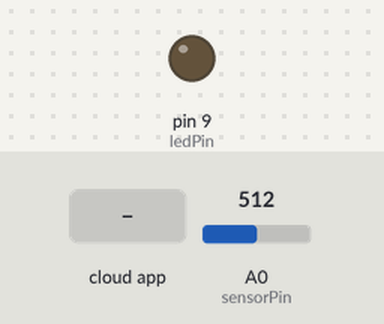
A sketch run on a simulated Arduino Nano, built with avr-gcc and run on an emulated ATmega328P. On the bench: output pins drawn as LEDs (lit = HIGH). Inputs (shaded band) come from the test bench; at power-on: A0 (sensorPin) = 512. The ROS host is connected and sends only what is stated.

Above: at 1.2 s.
1.3 s: the phone or cloud app sets switch_laser to 0
At 1.9 s:
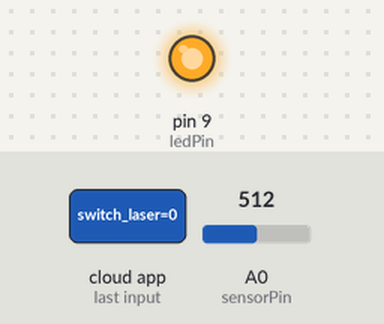
2.8 s: the phone or cloud app sets switch_laser to 1
At 4.2 s:
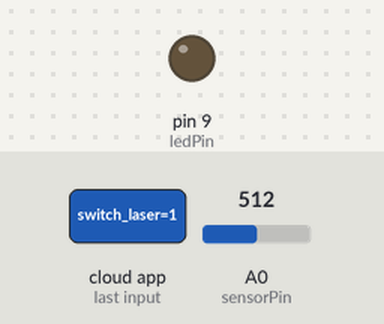
Timing chart, 0 to 5.8 s (numbered marks = the images above; inputs shaded):
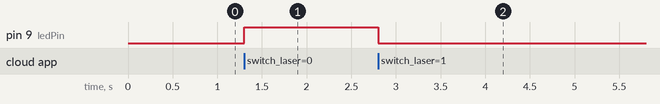

Measured:
- after the input at 1.3 s, pin 9 (ledPin): LOW → HIGH at once
- after the input at 2.8 s, pin 9 (ledPin): HIGH → LOW at once

The sketch:

ros_temp_laser.ino
```cpp
//www.elegoo.com
//2016.06.13

#include <ros.h>
#include <std_msgs/Empty.h>
#include <std_msgs/Int16.h>

/*
 * components:
 * - laser module at D9
 * - temperature module at A0
 */

int ledPin = 9;   // select the pin for  the LED
int sensorPin = A0;    // select the input  pin for  the potentiometer

ros::NodeHandle nh;
bool laserOn = false;

void switch_laser_cb(const std_msgs::Empty& msg)
{
    digitalWrite(ledPin, (laserOn) ? LOW : HIGH);
    laserOn = !laserOn;
    delay(50);
}
ros::Subscriber<std_msgs::Empty> sub_switch_laser("switch_laser", switch_laser_cb);

std_msgs::Int16 msg_temperature;
ros::Publisher pub_temperature("temperature", &msg_temperature);

// counter variable to publish at lower frequency
int counter = 0;

void publishTemperature()
{
    if (counter % 50 == 0) {
        msg_temperature.data = analogRead(sensorPin);
        pub_temperature.publish(&msg_temperature);
    }
    counter++;
}

void setup()
{
    nh.initNode();
    nh.subscribe(sub_switch_laser);
    nh.advertise(pub_temperature);
    pinMode(ledPin, OUTPUT);
    digitalWrite(ledPin, LOW);
}

void loop(){
    nh.spinOnce();
    publishTemperature();
    delay(10);
}
```
